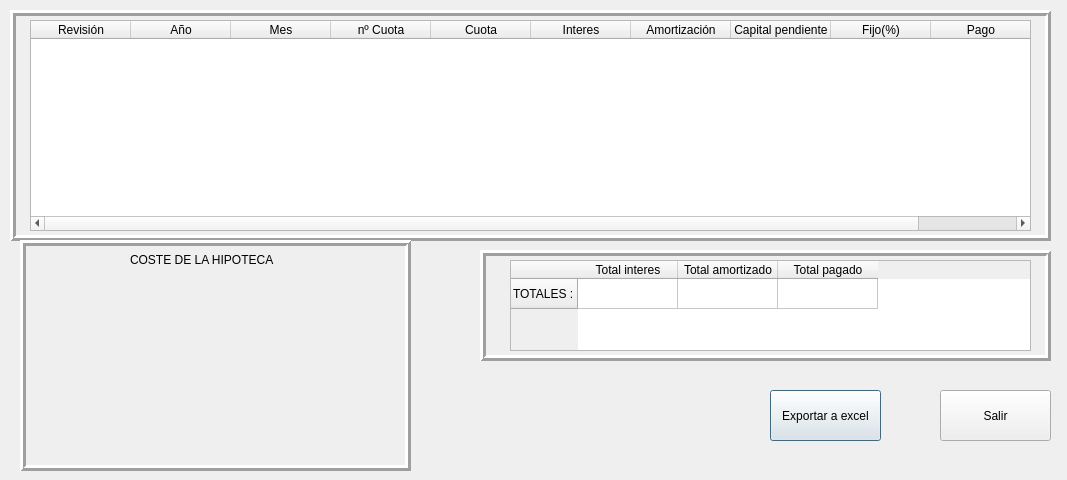
<?xml version="1.0" encoding="UTF-8"?>
<ui version="4.0">
 <class>datostipofijo</class>
 <widget class="QDialog" name="datostipofijo">
  <property name="geometry">
   <rect>
    <x>0</x>
    <y>0</y>
    <width>1067</width>
    <height>480</height>
   </rect>
  </property>
  <property name="windowTitle">
   <string>Datos tipo fijo</string>
  </property>
  <widget class="QFrame" name="frame_datosfijo">
   <property name="geometry">
    <rect>
     <x>10</x>
     <y>10</y>
     <width>1041</width>
     <height>231</height>
    </rect>
   </property>
   <property name="frameShape">
    <enum>QFrame::Box</enum>
   </property>
   <property name="frameShadow">
    <enum>QFrame::Raised</enum>
   </property>
   <property name="lineWidth">
    <number>3</number>
   </property>
   <widget class="QTableWidget" name="tableWidget_datosfijo">
    <property name="geometry">
     <rect>
      <x>20</x>
      <y>10</y>
      <width>1001</width>
      <height>211</height>
     </rect>
    </property>
    <column>
     <property name="text">
      <string>Revisión</string>
     </property>
    </column>
    <column>
     <property name="text">
      <string>Año</string>
     </property>
    </column>
    <column>
     <property name="text">
      <string>Mes</string>
     </property>
    </column>
    <column>
     <property name="text">
      <string>nº Cuota</string>
     </property>
    </column>
    <column>
     <property name="text">
      <string>Cuota</string>
     </property>
    </column>
    <column>
     <property name="text">
      <string>Interes</string>
     </property>
    </column>
    <column>
     <property name="text">
      <string>Amortización</string>
     </property>
    </column>
    <column>
     <property name="text">
      <string>Capital pendiente</string>
     </property>
    </column>
    <column>
     <property name="text">
      <string>Fijo(%)</string>
     </property>
    </column>
    <column>
     <property name="text">
      <string>Pago</string>
     </property>
    </column>
   </widget>
  </widget>
  <widget class="QFrame" name="frame_totalesfijo">
   <property name="geometry">
    <rect>
     <x>480</x>
     <y>250</y>
     <width>571</width>
     <height>111</height>
    </rect>
   </property>
   <property name="frameShape">
    <enum>QFrame::Box</enum>
   </property>
   <property name="frameShadow">
    <enum>QFrame::Raised</enum>
   </property>
   <property name="lineWidth">
    <number>3</number>
   </property>
   <widget class="QTableWidget" name="tableWidget_fijototales">
    <property name="geometry">
     <rect>
      <x>30</x>
      <y>10</y>
      <width>521</width>
      <height>91</height>
     </rect>
    </property>
    <row>
     <property name="text">
      <string>TOTALES :</string>
     </property>
    </row>
    <column>
     <property name="text">
      <string>Total interes</string>
     </property>
    </column>
    <column>
     <property name="text">
      <string>Total amortizado</string>
     </property>
    </column>
    <column>
     <property name="text">
      <string>Total pagado</string>
     </property>
    </column>
   </widget>
  </widget>
  <widget class="QPushButton" name="pushButton_expexceldatfijo">
   <property name="geometry">
    <rect>
     <x>770</x>
     <y>390</y>
     <width>111</width>
     <height>51</height>
    </rect>
   </property>
   <property name="text">
    <string>Exportar a excel</string>
   </property>
  </widget>
  <widget class="QPushButton" name="pushButton_salirformdatosfijo">
   <property name="geometry">
    <rect>
     <x>940</x>
     <y>390</y>
     <width>111</width>
     <height>51</height>
    </rect>
   </property>
   <property name="text">
    <string>Salir</string>
   </property>
  </widget>
  <widget class="QFrame" name="frame_graf_fijo">
   <property name="geometry">
    <rect>
     <x>20</x>
     <y>240</y>
     <width>391</width>
     <height>231</height>
    </rect>
   </property>
   <property name="frameShape">
    <enum>QFrame::Box</enum>
   </property>
   <property name="frameShadow">
    <enum>QFrame::Raised</enum>
   </property>
   <property name="lineWidth">
    <number>3</number>
   </property>
   <widget class="QWidget" name="verticalLayoutWidget">
    <property name="geometry">
     <rect>
      <x>20</x>
      <y>40</y>
      <width>351</width>
      <height>181</height>
     </rect>
    </property>
    <layout class="QVBoxLayout" name="verticalLayout_grafFijo"/>
   </widget>
   <widget class="QLabel" name="label">
    <property name="geometry">
     <rect>
      <x>110</x>
      <y>10</y>
      <width>151</width>
      <height>20</height>
     </rect>
    </property>
    <property name="text">
     <string>COSTE DE LA HIPOTECA</string>
    </property>
   </widget>
  </widget>
 </widget>
 <resources/>
 <connections/>
</ui>
